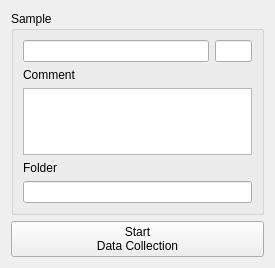
<?xml version="1.0" encoding="UTF-8"?>
<ui version="4.0">
 <class>FormAcqRun</class>
 <widget class="QWidget" name="FormAcqRun">
  <property name="geometry">
   <rect>
    <x>0</x>
    <y>0</y>
    <width>275</width>
    <height>268</height>
   </rect>
  </property>
  <property name="windowTitle">
   <string>Form</string>
  </property>
  <layout class="QVBoxLayout" name="verticalLayout">
   <item>
    <widget class="QGroupBox" name="groupBoxSampleName">
     <property name="title">
      <string>Sample</string>
     </property>
     <layout class="QVBoxLayout" name="verticalLayout_2">
      <item>
       <layout class="QHBoxLayout" name="horizontalLayout">
        <item>
         <widget class="QLineEdit" name="lineEditAcqSampleName">
          <property name="sizePolicy">
           <sizepolicy hsizetype="Expanding" vsizetype="Fixed">
            <horstretch>5</horstretch>
            <verstretch>1</verstretch>
           </sizepolicy>
          </property>
          <property name="sizeIncrement">
           <size>
            <width>5</width>
            <height>0</height>
           </size>
          </property>
          <property name="baseSize">
           <size>
            <width>5</width>
            <height>0</height>
           </size>
          </property>
         </widget>
        </item>
        <item>
         <widget class="QLineEdit" name="lineEditAcqRunNumer">
          <property name="sizePolicy">
           <sizepolicy hsizetype="Expanding" vsizetype="Fixed">
            <horstretch>1</horstretch>
            <verstretch>0</verstretch>
           </sizepolicy>
          </property>
          <property name="sizeIncrement">
           <size>
            <width>1</width>
            <height>0</height>
           </size>
          </property>
          <property name="baseSize">
           <size>
            <width>1</width>
            <height>0</height>
           </size>
          </property>
          <property name="maxLength">
           <number>4</number>
          </property>
          <property name="alignment">
           <set>Qt::AlignRight|Qt::AlignTrailing|Qt::AlignVCenter</set>
          </property>
          <property name="readOnly">
           <bool>true</bool>
          </property>
         </widget>
        </item>
       </layout>
      </item>
      <item>
       <widget class="QLabel" name="label">
        <property name="sizePolicy">
         <sizepolicy hsizetype="Preferred" vsizetype="Fixed">
          <horstretch>0</horstretch>
          <verstretch>1</verstretch>
         </sizepolicy>
        </property>
        <property name="text">
         <string>Comment</string>
        </property>
       </widget>
      </item>
      <item>
       <widget class="QPlainTextEdit" name="plainTextEditAcqComment">
        <property name="sizePolicy">
         <sizepolicy hsizetype="Expanding" vsizetype="Preferred">
          <horstretch>0</horstretch>
          <verstretch>2</verstretch>
         </sizepolicy>
        </property>
        <property name="minimumSize">
         <size>
          <width>0</width>
          <height>45</height>
         </size>
        </property>
        <property name="baseSize">
         <size>
          <width>0</width>
          <height>45</height>
         </size>
        </property>
       </widget>
      </item>
      <item>
       <widget class="QLabel" name="label_2">
        <property name="sizePolicy">
         <sizepolicy hsizetype="Preferred" vsizetype="Fixed">
          <horstretch>0</horstretch>
          <verstretch>1</verstretch>
         </sizepolicy>
        </property>
        <property name="text">
         <string>Folder</string>
        </property>
       </widget>
      </item>
      <item>
       <widget class="QLineEdit" name="lineEditAcqPath">
        <property name="sizePolicy">
         <sizepolicy hsizetype="Expanding" vsizetype="Fixed">
          <horstretch>0</horstretch>
          <verstretch>1</verstretch>
         </sizepolicy>
        </property>
        <property name="readOnly">
         <bool>true</bool>
        </property>
       </widget>
      </item>
     </layout>
    </widget>
   </item>
   <item>
    <widget class="QPushButton" name="pushButtonStartAcq">
     <property name="text">
      <string>Start
Data Collection</string>
     </property>
    </widget>
   </item>
  </layout>
 </widget>
 <resources/>
 <connections/>
</ui>
